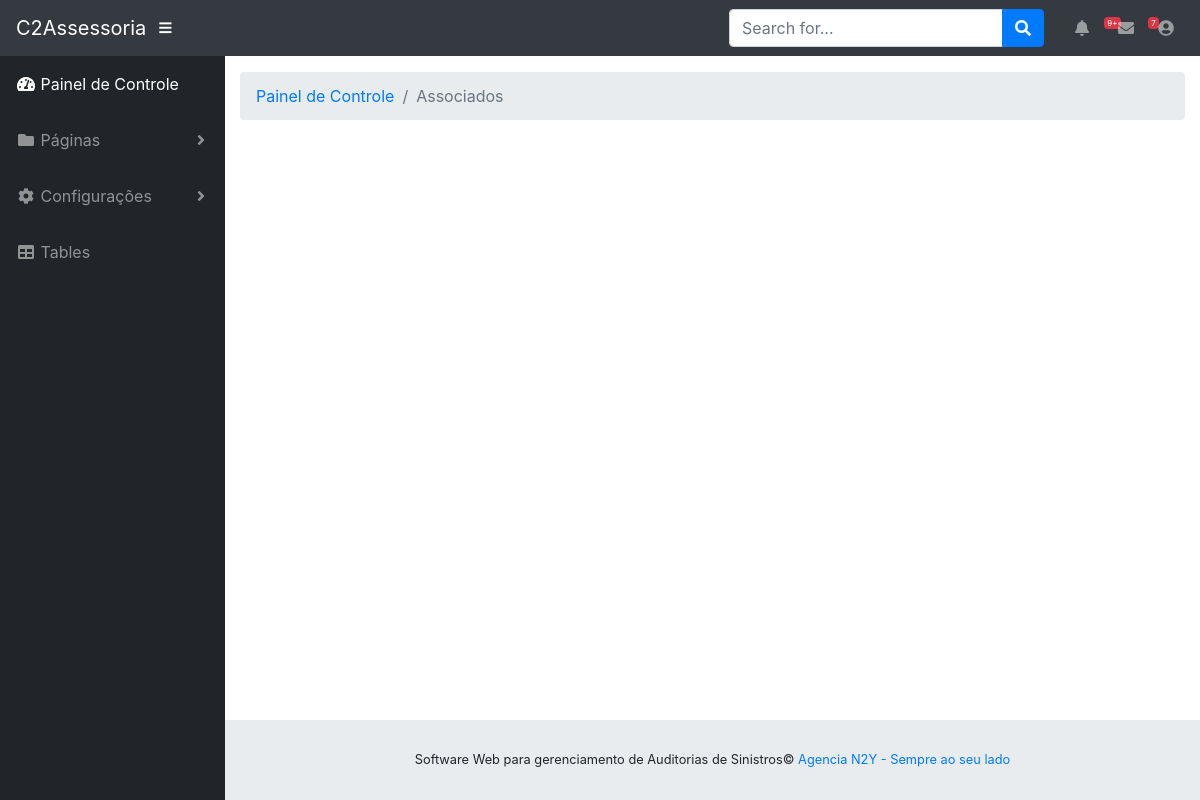
/api/index.php?url=Associados, run on an earlier commit of the app's database.
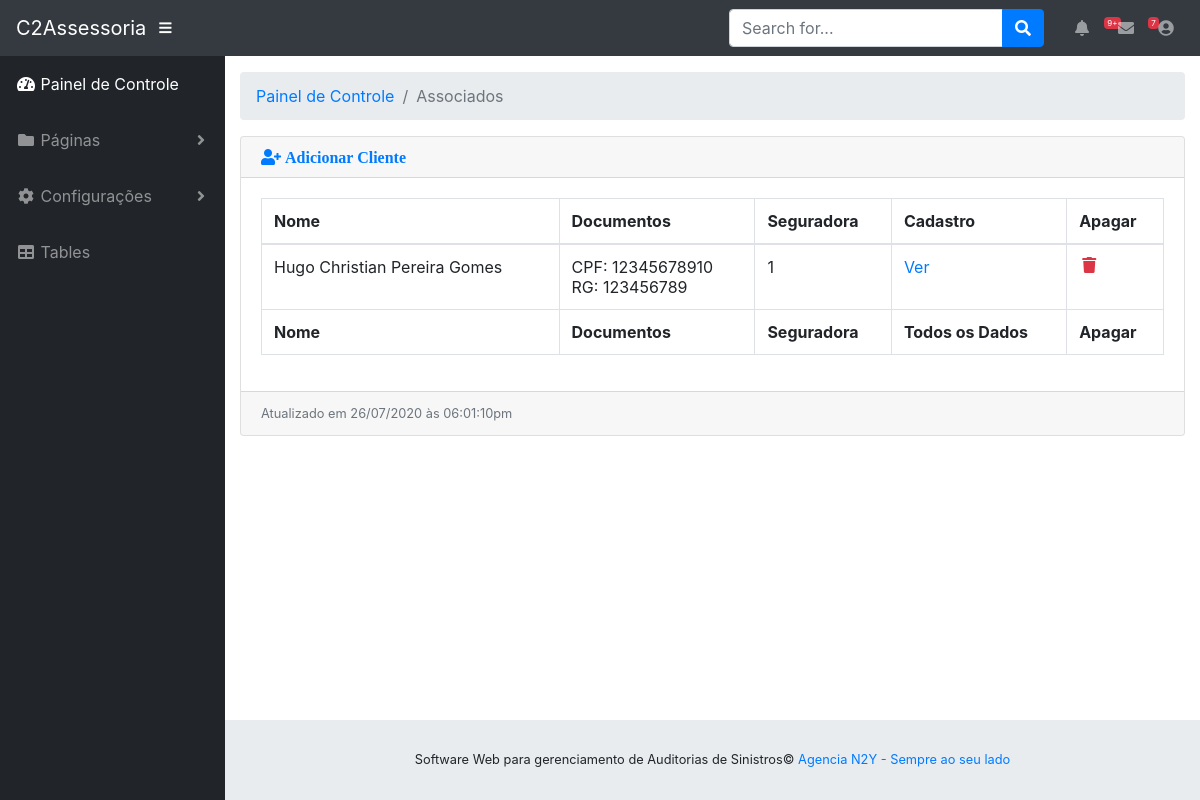
And on a later commit of the database.
### tables this page shows
create table tb_associados(
    id_associado int not null PRIMARY KEY auto_increment,
    cpf_associado bigint not null,
    rg_associado bigint not null,
    seguradora_associado int not null,
    nome_associado varchar(200) not null,
    cep_associado varchar(11) not null,
    endereco_associado varchar(100) not null,
    bairro_associado varchar(50) not null,
    cidade_associado varchar(50) not null,
    estado_associado varchar(50) not null,
    nacionalidade_associado varchar(50) not null,
    civil_associado varchar(50) not null,
    profissao_associado varchar(50) not null,
    veiculo1_associado int DEFAULT null,
    veiculo2_associado int DEFAULT null,
    veiculo3_associado int DEFAULT null,
    veiculo4_associado int DEFAULT null,
    status_cnh_associado int DEFAULT null,
    FOREIGN KEY(seguradora_associado) REFERENCES tb_clientes(id_cliente),
    FOREIGN KEY(veiculo1_associado) REFERENCES tb_veiculos(id_veiculo),
    FOREIGN KEY(veiculo2_associado) REFERENCES tb_veiculos(id_veiculo),
    FOREIGN KEY(veiculo3_associado) REFERENCES tb_veiculos(id_veiculo),
    FOREIGN KEY(veiculo4_associado) REFERENCES tb_veiculos(id_veiculo)
);

### api/pages/Associados.php (the view)
<?php
if(isset($_GET['Cadastrar'])){
    include_once "pages/Associados/Cadastro-Associado.php";
}else if(isset($_GET['Ver'])){
    include_once "pages/Associados/Ver-Associado.php";
}else{
    $QueryBuscarClientes = "SELECT * FROM tb_associados";
    $ExeQrBuscarClientes = mysqli_query($connection, $QueryBuscarClientes);
    $QtdQrBuscarClientes = mysqli_num_rows($ExeQrBuscarClientes);
    if( $QtdQrBuscarClientes >= 0){
        while($DadosCliente = mysqli_fetch_assoc($ExeQrBuscarClientes)){
            ?>
            <div class="card mb-3">
            <div class="card-header">
                <a href="?url=Associados&Cadastrar">
                    <i class="fas fa-user-plus text-primary">
                    Adicionar Cliente
                    </i>
                </a>
            </div>
            <div class="card-body">
                <div class="table-responsive">
                <table class="table table-bordered" id="" width="100%" cellspacing="0">
                    <thead>
                    <tr>
                        <th>Nome</th>
                        <th>Documentos</th>
                        <th>Seguradora</th>
                        <th>Cadastro</th>
                        <th>Apagar</th>
                    </tr>
                    </thead>
                    <tfoot>
                    <tr>
                        <th>Nome</th>
                        <th>Documentos</th>
                        <th>Seguradora</th>
                        <th>Todos os Dados</th>
                        <th>Apagar</th>
                    </tr>
                    </tfoot>
                    <tbody>
                    <tr>
                        <td>
                            <?php echo $DadosCliente['nome_associado']?>
                        </td>
                        <td>
                            <?php echo
                                "CPF: ".$DadosCliente['cpf_associado'] . "<br>" .
                                "RG: ". $DadosCliente['rg_associado']
                            ?>
                        </td>
                        <td>
                            <?php echo $DadosCliente['seguradora_associado']?>
                        </td>
                        <td>
                            <a href="?url=Associados&Ver&id=<?php echo $DadosCliente['id_associado']?>">
                                Ver
                            </a>
                        </td>
                        <td>
                            <a href="?url=Associados&delete&id=<?php echo $DadosCliente['id_associado']?>" class="text-danger">
                                <i class="fas fa-fw fa-trash"></i>
                            </a>
                        </td>
                    </tr>
                    </tbody>
                </table>
                </div>
            </div>
            <div class="card-footer small text-muted">Atualizado em <?php echo date('d/m/yy')?> às <?php echo date('h:i:sa');?></div>
            </div>
            <?php
        }
    }else{
        echo 'Nada Encontrado';
    }
}

### api/index.php (shortened to what this page needs)
<!DOCTYPE html>
<html lang="pt-br">
  <head>
    <link href="../vendor/bootstrap/css/bootstrap.min.css" rel="stylesheet">
    <link href="../vendor/fontawesome-free/css/all.min.css" rel="stylesheet" type="text/css">
    <link href="../vendor/datatables/dataTables.bootstrap4.css" rel="stylesheet">
    <link href="../css/sb-admin.css" rel="stylesheet">
  </head>
  <body id="page-top">
    <?php include_once "parts/navigation-top.php"?>
    <div id="wrapper">
      <?php include_once "parts/side-menu.php" ?>
      <div id="content-wrapper">
        <div class="container-fluid">
          <ol class="breadcrumb">
          <li class="breadcrumb-item">
              <a href="#">Painel de Controle</a>
          </li>
          <li class="breadcrumb-item active"><?php if(isset($_GET['url'])){echo $_GET['url'];}else{echo 'Inicio';}?></li>
          </ol>
        <?php
          if(isset($_GET['url'])){
            $url = $_GET['url'];
            switch($url){
              case $url: include "pages/".$url.".php";break;
            }
          }else{
            include_once "pages/home.php";
          }
        ?>
        </div>
        <?php include_once "parts/footer.php"?>
      </div>
    </div>
  </body>
</html>

### api/parts/navigation-top.php (shortened to what this page needs)
<nav class="navbar navbar-expand navbar-dark bg-dark static-top">
    <a class="navbar-brand mr-1" href="index.php">C2Assessoria</a>
    <button class="btn btn-link btn-sm text-white order-1 order-sm-0" id="sidebarToggle" href="#">
    <i class="fas fa-bars"></i>
    </button>
    <form class="d-none d-md-inline-block form-inline ml-auto mr-0 mr-md-3 my-2 my-md-0">
    <div class="input-group">
        <input type="text" class="form-control" placeholder="Search for..." aria-label="Search" aria-describedby="basic-addon2">
        <div class="input-group-append">
        <button class="btn btn-primary" type="button">
            <i class="fas fa-search"></i>
        </button>
        </div>
    </div>
    </form>
    <ul class="navbar-nav ml-auto ml-md-0">
    <li class="nav-item dropdown no-arrow mx-1">
        <a class="nav-link dropdown-toggle" href="#" id="alertsDropdown" role="button" data-toggle="dropdown" aria-haspopup="true" aria-expanded="false">
        <i class="fas fa-bell fa-fw"></i>
        <span class="badge badge-danger">9+</span>
        </a>
    </li>
    <li class="nav-item dropdown no-arrow mx-1">
        <a class="nav-link dropdown-toggle" href="#" id="messagesDropdown" role="button" data-toggle="dropdown" aria-haspopup="true" aria-expanded="false">
        <i class="fas fa-envelope fa-fw"></i>
        <span class="badge badge-danger">7</span>
        </a>
    </li>
    <li class="nav-item dropdown no-arrow">
        <a class="nav-link dropdown-toggle" href="#" id="userDropdown" role="button" data-toggle="dropdown" aria-haspopup="true" aria-expanded="false">
            <i class="fas fa-user-circle fa-fw"></i>
        </a>
    </li>
    </ul>
</nav>

### api/parts/side-menu.php (shortened to what this page needs)
<ul class="sidebar navbar-nav" id="sidebar">
    <li class="nav-item active">
        <a class="nav-link" href="index.php">
        <i class="fas fa-fw fa-tachometer-alt"></i>
        <span>Painel de Controle</span>
        </a>
    </li>
    <li class="nav-item dropdown">
        <a class="nav-link dropdown-toggle" href="#" id="pagesDropdown" role="button" data-toggle="dropdown" aria-haspopup="true" aria-expanded="false">
        <i class="fas fa-fw fa-folder"></i>
        <span>Páginas</span>
        </a>
    </li>
    <li class="nav-item dropdown">
        <a class="nav-link dropdown-toggle" href="#" id="pagesDropdown" role="button" data-toggle="dropdown" aria-haspopup="true" aria-expanded="false">
        <i class="fas fa-fw fa-cog"></i>
        <span>Configurações</span>
        </a>
    </li>
    <li class="nav-item">
        <a class="nav-link" href="tables.html">
        <i class="fas fa-fw fa-table"></i>
        <span>Tables</span></a>
    </li>
</ul>

### api/parts/footer.php
<footer class="sticky-footer">
    <div class="container my-auto">
    <div class="copyright text-center my-auto">
        <span><?php echo SITEDESC?>©
        <a target="new" href="http://n2y.com.br"> Agencia N2Y - Sempre ao seu lado</a></span>
    </div>
    </div>
</footer>

### css/sb-admin.css (style rules this page uses)
html { position: relative; min-height: 100%; }
body { height: 100%; }
#wrapper { display: -webkit-box; display: -ms-flexbox; display: flex; }
#wrapper #content-wrapper { overflow-x: hidden; width: 100%; padding-top: 1rem; padding-bottom: 80px; }
.navbar-nav .nav-item.active .nav-link { color: #fff; }
.navbar-nav .nav-item.dropdown .dropdown-toggle::after { width: 1rem; text-align: center; float: right; vertical-align: 0; border: 0; font-weight: 900; content: '\f105'; font-family: 'Font Awesome 5 Free'; }
.navbar-nav .nav-item.dropdown.no-arrow .dropdown-toggle::after { display: none; }
.navbar-nav .nav-item .nav-link .badge { position: absolute; margin-left: 0.75rem; top: 0.3rem; font-weight: 400; font-size: 0.5rem; }
.sidebar { width: 90px !important; background-color: #212529; min-height: calc(100vh - 56px); }
.sidebar .nav-item:last-child { margin-bottom: 1rem; }
.sidebar .nav-item .nav-link { text-align: center; padding: 0.75rem 1rem; width: 90px; }
.sidebar .nav-item .nav-link span { font-size: 0.65rem; display: block; }
.sidebar .nav-item.dropdown .dropdown-toggle::after { display: none; }
.sidebar .nav-item .nav-link { color: rgba(255, 255, 255, 0.5); }
@media (min-width: 768px) { .sidebar { width: 225px !important; } }
@media (min-width: 768px) { .sidebar .nav-item .nav-link { display: block; width: 100%; text-align: left; padding: 1rem; width: 225px; } }
@media (min-width: 768px) { .sidebar .nav-item .nav-link span { font-size: 1rem; display: inline; } }
@media (min-width: 768px) { .sidebar .nav-item.dropdown .dropdown-toggle::after { display: block; } }
:root { --input-padding-x: 0.75rem; --input-padding-y: 0.75rem; }
footer.sticky-footer { display: -webkit-box; display: -ms-flexbox; display: flex; position: absolute; right: 0; bottom: 0; width: calc(100% - 90px); height: 80px; background-color: #e9ecef; }
footer.sticky-footer .copyright { line-height: 1; font-size: 0.8rem; }
@media (min-width: 768px) { footer.sticky-footer { width: calc(100% - 225px); } }

What changed in the data, as far as the page shows it:
added tb_associados: nome_associado "Hugo Christian Pereira Gomes", cpf_associado "12345678910", rg_associado "123456789", seguradora_associado "1"
